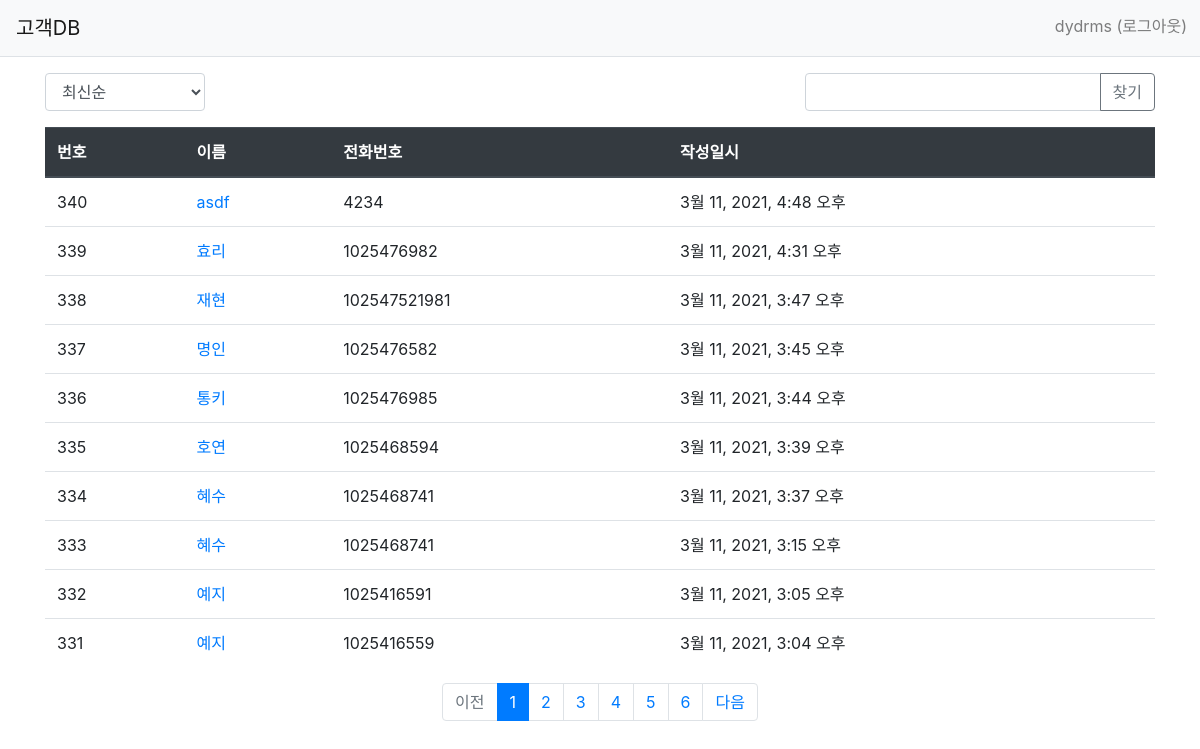
Before: /main/ (signed in) with the older database file.
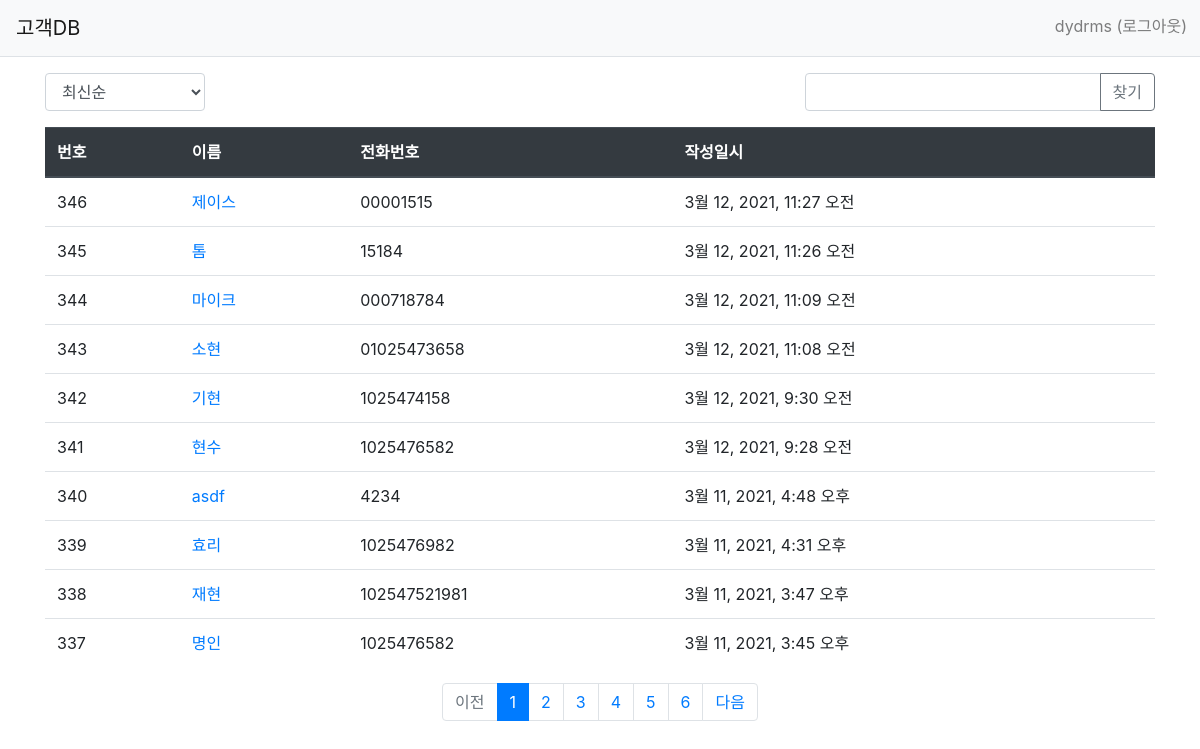
After: the same page with the newer database file.
### main/models.py (models this page shows, shortened)
class Info(models.Model):
    name = models.CharField(max_length=50, blank=False)
    ph = models.CharField(max_length=20, blank=False)
    message = models.TextField(blank=True)
    create_date = models.DateTimeField()
    agree = models.CharField(max_length=10, blank=False)

### main/views.py (the view, shortened to what this page needs)
# urls.py: path('', views.index, name='index'),  # '/' 에 해당되는 path
@login_required(login_url='common:login')
@permission_required('main.view_info', login_url='common:login', raise_exception=False)
def index(request):
    page = request.GET.get('page', '1')  # 페이지
    kw = request.GET.get('kw', '')  # 검색어
    so = request.GET.get('so', 'recent')  # 정렬기준
    if so == 'popular':
        info_list = Info.objects.annotate(num_answer=Count('answer')).order_by('-num_answer', '-create_date')
    elif so == 'me':
        info_list = Info.objects.annotate(num_answer=Count('answer')).filter(num_answer=0).order_by('-create_date')
    else:  # recent
        info_list = Info.objects.order_by('-create_date')
    paginator = Paginator(info_list, 10)  # 페이지당 10개씩 보여주기
    page_obj = paginator.get_page(page)
    context = {'info_list': page_obj, 'page': page, 'kw': kw, 'so': so}  # page, kw, so가 추가되었다.
    return render(request, 'main/info_list.html', context)

### main/templatetags/main_filter.py (called while the page is built)
@register.filter
def sub(value, arg):
    return value - arg

### templates/main/info_list.html (shortened to what this page needs)
{% extends 'base.html' %}
{% load main_filter %}
{% block content %}
<div class="container my-3">
      <div class="row justify-content-between my-3">
        <div class="col-2">
            <select class="form-control so">
                <option value="recent" {% if so == 'recent' %}selected{% endif %}>최신순</option>
            </select>
        </div>
        <div class="col-4 input-group">
            <input type="text" class="form-control kw" value="{{ kw|default_if_none:'' }}">
            <div class="input-group-append">
                <button class="btn btn-outline-secondary" type="button" id="btn_search">찾기</button>
            </div>
        </div>
    </div>
    <table class="table">
        <thead>
        <tr class="thead-dark">
            <th>번호</th>
            <th>이름</th>
            <th>전화번호</th>
            <th>작성일시</th>
        </tr>
        </thead>
        <tbody>
        {% if info_list %}
        {% for info in info_list %}
        <tr>
            <td>
                {{ info_list.paginator.count|sub:info_list.start_index|sub:forloop.counter0|add:1 }}
            </td>
            <td>
                <a href="{% url 'main:detail' info.id %}">{{ info.name }}</a>
            </td>
            <td>{{ info.ph }}</td>
            <td>{{ info.create_date }}</td>
        </tr>
        {% endfor %}
        {% else %}
        <tr>
            <td colspan="3">정보가 없습니다.</td>
        </tr>
        {% endif %}
        </tbody>
    </table>
    <ul class="pagination justify-content-center">
        {% if info_list.has_previous %}
        <li class="page-item">
            <a class="page-link" data-page="{{ info_list.previous_page_number }}" href="#">이전</a>
        </li>
        {% else %}
        <li class="page-item disabled">
            <a class="page-link" tabindex="-1" aria-disabled="true" href="#">이전</a>
        </li>
        {% endif %}
        {% for page_number in info_list.paginator.page_range %}
        {% if page_number >= info_list.number|add:-5 and page_number <= info_list.number|add:5 %}
            {% if page_number == info_list.number %}
            <li class="page-item active" aria-current="page">
                <a class="page-link" data-page="{{ page_number }}" href="#">{{ page_number }}</a>
            </li>
            {% else %}
            <li class="page-item">
                <a class="page-link" data-page="{{ page_number }}" href="#">{{ page_number }}</a>
            </li>
            {% endif %}
        {% endif %}
        {% endfor %}
        {% if info_list.has_next %}
        <li class="page-item">
            <a class="page-link" data-page="{{ info_list.next_page_number }}" href="#">다음</a>
        </li>
        {% else %}
        <li class="page-item disabled">
            <a class="page-link" tabindex="-1" aria-disabled="true" href="#">다음</a>
        </li>
        {% endif %}
    </ul>
</div>
{% endblock %}

### templates/base.html (shortened to what this page needs)
{% load static %}
<!doctype html>
<html lang="ko">
<head>
    <link rel="stylesheet" type="text/css" href="https://cdn.jsdelivr.net/npm/bootstrap@4.6.0/dist/css/bootstrap.min.css">
</head>
<body>
{% include "navbar.html" %}
{% block content %}
{% endblock %}
</body>
</html>

### templates/navbar.html (shortened to what this page needs)
<nav class="navbar navbar-expand-lg navbar-light bg-light border-bottom">
    <a class="navbar-brand" href="{% url 'main:index' %}">고객DB</a>
    <div class="collapse navbar-collapse flex-grow-0" id="navbarNav" style="position: absolute; right: 5px; bottom: 10px;">
        <ul class="navbar-nav">
            <li class="nav-item">
                {% if user.is_authenticated %}
                <a class="nav-link" href="{% url 'common:logout' %}">{{ user.username }} (로그아웃)</a>
                {% else %}
                <a class="nav-link" href="{% url 'common:login' %}">로그인</a>
                {% endif %}
            </li>
        </ul>
    </div>
</nav>

Changed rows visible on the page:
no longer on this page (row edited): Info: paginator.count|sub "336", name "통키", ph "1025476985", create_date "3월 11, 2021, 3:44 오후"
no longer on this page (row edited): Info: paginator.count|sub "335", name "호연", ph "1025468594", create_date "3월 11, 2021, 3:39 오후"
no longer on this page (row edited): Info: paginator.count|sub "334", name "혜수", ph "1025468741", create_date "3월 11, 2021, 3:37 오후"
no longer on this page (row edited): Info: paginator.count|sub "333", name "혜수", ph "1025468741", create_date "3월 11, 2021, 3:15 오후"
no longer on this page (row edited): Info: paginator.count|sub "332", name "예지", ph "1025416591", create_date "3월 11, 2021, 3:05 오후"
no longer on this page (row edited): Info: paginator.count|sub "331", name "예지", ph "1025416559", create_date "3월 11, 2021, 3:04 오후"
added Info: paginator.count|sub "346", name "제이스", ph "00001515", create_date "3월 12, 2021, 11:27 오전"
added Info: paginator.count|sub "345", name "톰", ph "15184", create_date "3월 12, 2021, 11:26 오전"
added Info: paginator.count|sub "344", name "마이크", ph "000718784", create_date "3월 12, 2021, 11:09 오전"
added Info: paginator.count|sub "343", name "소현", ph "01025473658", create_date "3월 12, 2021, 11:08 오전"
added Info: paginator.count|sub "342", name "기현", ph "1025474158", create_date "3월 12, 2021, 9:30 오전"
added Info: paginator.count|sub "341", name "현수", ph "1025476582", create_date "3월 12, 2021, 9:28 오전"
